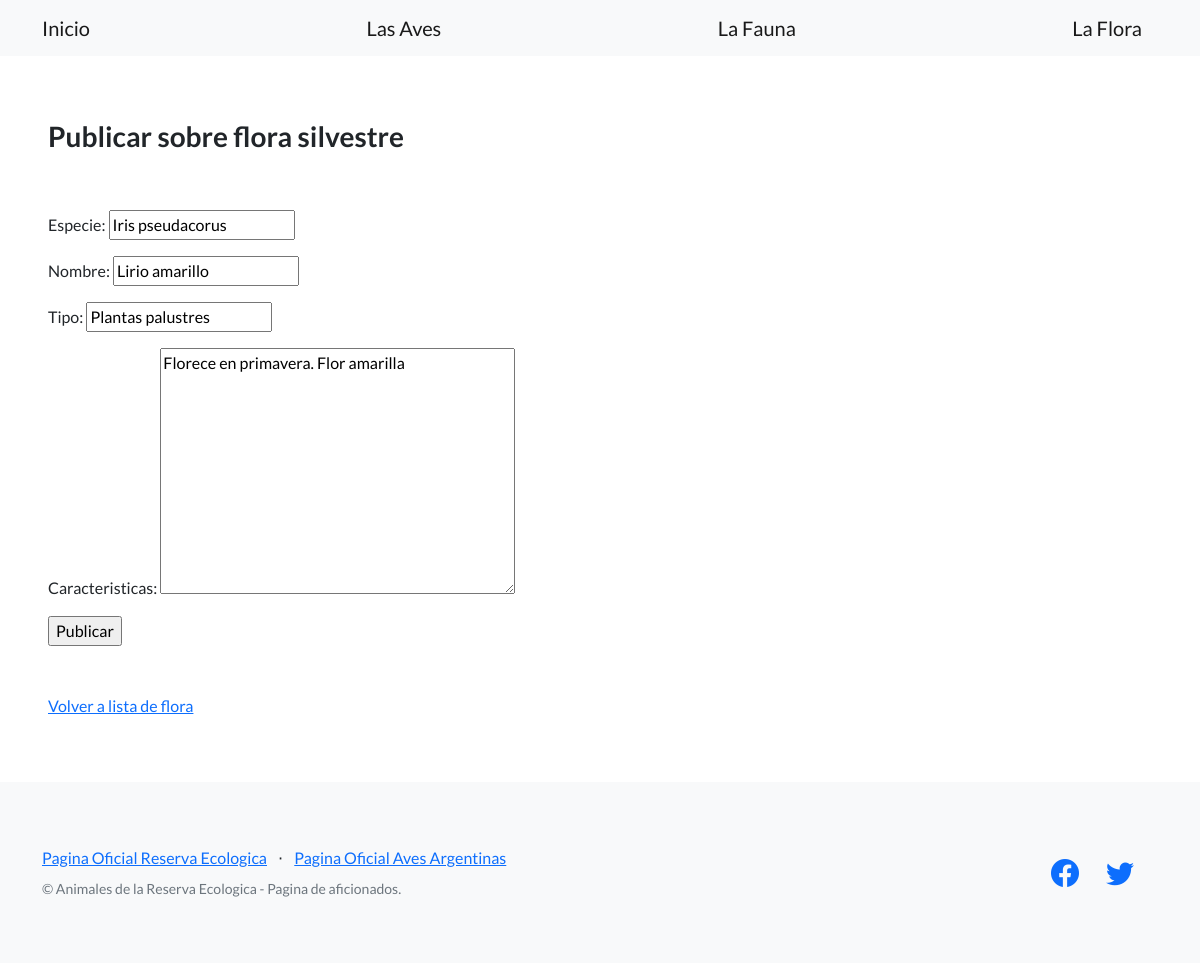
Page /animales/editar-flora/2/ on the committed database.
### aves_argentinas/models.py (models this page shows, shortened)
class Flora(models.Model):
    especie = models.CharField(max_length=200)
    nombre = models.CharField(max_length=200)
    tipo = models.CharField(max_length=200)
    caracteristicas = models.TextField()

### aves_argentinas/views.py (the view)
# urls.py: path('editar-flora/<int:id>/', editar_flora, name = "editar_flora"),
def editar_flora(request, id):
    flora = Flora.objects.get(id=id)
    if request.method == 'POST':
        formulario = FloraFormulario(request.POST)
        if formulario.is_valid():
            data = formulario.cleaned_data
            flora.nombre = data['nombre']
            flora.especie = data['especie']
            flora.caracteristicas = data['caracteristicas']
            flora.tipo = data['tipo']
            flora.save()
            url_exitosa = reverse('lista_flora')
            return redirect(url_exitosa)
    else:
        inicial = { #le paso al form esta data inicial para que aparezcan los datos completados al ingresar a 'editar' y luego los puedo modificar
            'nombre' : flora.nombre,
            'especie' : flora.especie,
            'caracteristicas' : flora.caracteristicas,
            'tipo' : flora.tipo,
        }
        formulario = FloraFormulario(initial=inicial)
        return render(
            request=request,
            template_name='aves_argentinas/formulario_flora.html',
            context={'formulario': formulario},
        )

### aves_argentinas/forms.py
class FloraFormulario(forms.Form):
    especie = forms.CharField(required=True, max_length=200)
    nombre = forms.CharField(required=True, max_length=200)
    tipo = forms.CharField(max_length=200)
    caracteristicas = forms.CharField(widget=forms.Textarea)

### aves_argentinas/templates/aves_argentinas/formulario_flora.html (shortened to what this page needs)
{% extends 'base.html' %}
{% block contenido %}
<h3>Publicar sobre flora silvestre</h3>
<br></br>
<form method = 'post'>
    {{ formulario.as_p }}
    <input type="submit" value="Publicar" />
</form>
<br></br>
<a href="{% url 'lista_flora' %}">Volver a lista de flora</a>
{% endblock contenido %}

### rows in the picture
Flora: especie "Iris pseudacorus", nombre "Lirio amarillo", tipo "Plantas palustres", caracteristicas "Florece en primavera. Flor amarilla"
